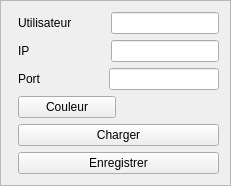
<?xml version="1.0" encoding="UTF-8"?>
<ui version="4.0">
 <class>OptionsWindow</class>
 <widget class="QFrame" name="OptionsWindow">
  <property name="windowModality">
   <enum>Qt::ApplicationModal</enum>
  </property>
  <property name="geometry">
   <rect>
    <x>0</x>
    <y>0</y>
    <width>260</width>
    <height>192</height>
   </rect>
  </property>
  <property name="windowTitle">
   <string>Options</string>
  </property>
  <property name="frameShape">
   <enum>QFrame::StyledPanel</enum>
  </property>
  <property name="frameShadow">
   <enum>QFrame::Raised</enum>
  </property>
  <layout class="QFormLayout" name="formLayout_2">
   <property name="sizeConstraint">
    <enum>QLayout::SetFixedSize</enum>
   </property>
   <item row="0" column="0">
    <layout class="QFormLayout" name="formLayout">
     <property name="sizeConstraint">
      <enum>QLayout::SetFixedSize</enum>
     </property>
     <property name="fieldGrowthPolicy">
      <enum>QFormLayout::AllNonFixedFieldsGrow</enum>
     </property>
     <property name="labelAlignment">
      <set>Qt::AlignLeading|Qt::AlignLeft|Qt::AlignVCenter</set>
     </property>
     <property name="formAlignment">
      <set>Qt::AlignLeading|Qt::AlignLeft|Qt::AlignTop</set>
     </property>
     <item row="1" column="1">
      <layout class="QHBoxLayout" name="horizontalLayout">
       <item>
        <widget class="QLabel" name="label">
         <property name="text">
          <string>Utilisateur</string>
         </property>
        </widget>
       </item>
       <item>
        <spacer name="horizontalSpacer_2">
         <property name="orientation">
          <enum>Qt::Horizontal</enum>
         </property>
         <property name="sizeType">
          <enum>QSizePolicy::Fixed</enum>
         </property>
         <property name="sizeHint" stdset="0">
          <size>
           <width>33</width>
           <height>20</height>
          </size>
         </property>
        </spacer>
       </item>
       <item>
        <widget class="QLineEdit" name="usernameField"/>
       </item>
      </layout>
     </item>
     <item row="2" column="1">
      <layout class="QHBoxLayout" name="horizontalLayout_5">
       <item>
        <widget class="QLabel" name="label_4">
         <property name="text">
          <string>IP</string>
         </property>
        </widget>
       </item>
       <item>
        <spacer name="horizontalSpacer_3">
         <property name="orientation">
          <enum>Qt::Horizontal</enum>
         </property>
         <property name="sizeHint" stdset="0">
          <size>
           <width>40</width>
           <height>20</height>
          </size>
         </property>
        </spacer>
       </item>
       <item>
        <widget class="QLineEdit" name="ipField"/>
       </item>
      </layout>
     </item>
     <item row="3" column="1">
      <layout class="QHBoxLayout" name="horizontalLayout_2">
       <item>
        <widget class="QLabel" name="label_2">
         <property name="text">
          <string>Port</string>
         </property>
        </widget>
       </item>
       <item>
        <spacer name="horizontalSpacer">
         <property name="orientation">
          <enum>Qt::Horizontal</enum>
         </property>
         <property name="sizeType">
          <enum>QSizePolicy::Fixed</enum>
         </property>
         <property name="sizeHint" stdset="0">
          <size>
           <width>62</width>
           <height>20</height>
          </size>
         </property>
        </spacer>
       </item>
       <item>
        <widget class="QLineEdit" name="portField"/>
       </item>
      </layout>
     </item>
     <item row="4" column="1">
      <layout class="QHBoxLayout" name="horizontalLayout_3">
       <item>
        <widget class="QPushButton" name="pushButton">
         <property name="text">
          <string>Couleur</string>
         </property>
        </widget>
       </item>
       <item>
        <widget class="QLabel" name="label_3">
         <property name="text">
          <string/>
         </property>
        </widget>
       </item>
      </layout>
     </item>
     <item row="5" column="1">
      <widget class="QPushButton" name="loadButton">
       <property name="text">
        <string>Charger</string>
       </property>
      </widget>
     </item>
     <item row="6" column="1">
      <widget class="QPushButton" name="saveButton">
       <property name="text">
        <string>Enregistrer</string>
       </property>
      </widget>
     </item>
    </layout>
   </item>
  </layout>
 </widget>
 <resources/>
 <connections/>
</ui>
